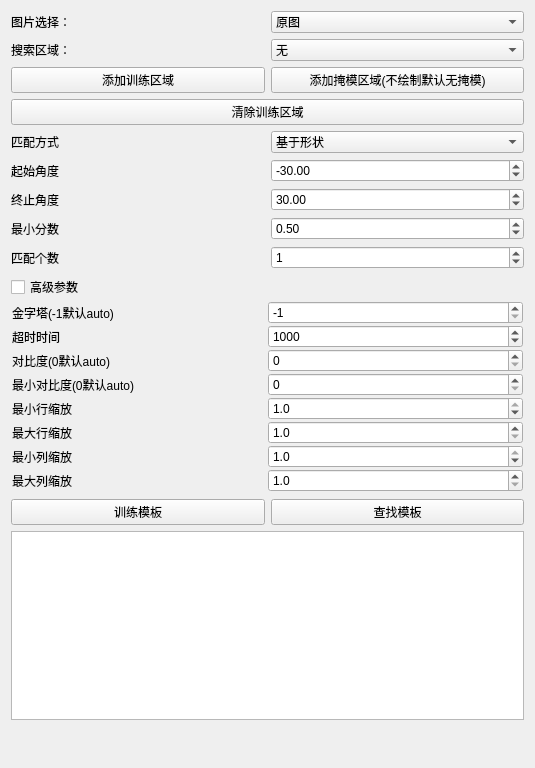
         <widget class="QWidget" name="scrollAreaWidgetContents_3">
          <property name="geometry">
           <rect>
            <x>0</x>
            <y>0</y>
            <width>535</width>
            <height>768</height>
           </rect>
          </property>
          <layout class="QHBoxLayout" name="horizontalLayout_40">
           <item>
            <layout class="QVBoxLayout" name="verticalLayout_8">
             <item>
              <layout class="QVBoxLayout" name="verticalLayout_5">
               <item>
                <layout class="QVBoxLayout" name="verticalLayout_4">
                 <item>
                  <layout class="QVBoxLayout" name="verticalLayout_2">
                   <item>
                    <layout class="QHBoxLayout" name="horizontalLayout_9">
                     <item>
                      <widget class="QLabel" name="label_12">
                       <property name="text">
                        <string>图片选择：</string>
                       </property>
                      </widget>
                     </item>
                     <item>
                      <widget class="QComboBox" name="cmb_ImgSelect">
                       <item>
                        <property name="text">
                         <string>原图</string>
                        </property>
                       </item>
                       <item>
                        <property name="text">
                         <string>结果图</string>
                        </property>
                       </item>
                      </widget>
                     </item>
                    </layout>
                   </item>
                   <item>
                    <layout class="QHBoxLayout" name="horizontalLayout_4">
                     <item>
                      <widget class="QLabel" name="label_8">
                       <property name="text">
                        <string>搜索区域：</string>
                       </property>
                      </widget>
                     </item>
                     <item>
                      <widget class="QComboBox" name="cmb_SearchRoi">
                       <item>
                        <property name="text">
                         <string>无</string>
                        </property>
                       </item>
                       <item>
                        <property name="text">
                         <string>矩形</string>
                        </property>
                       </item>
                      </widget>
                     </item>
                    </layout>
                   </item>
                   <item>
                    <layout class="QHBoxLayout" name="horizontalLayout_5">
                     <item>
                      <widget class="QPushButton" name="pb_DrawTrainRoi">
                       <property name="text">
                        <string>添加训练区域</string>
                       </property>
                      </widget>
                     </item>
                     <item>
                      <widget class="QPushButton" name="pb_DrawShaddowRoi">
                       <property name="text">
                        <string>添加掩模区域(不绘制默认无掩模)</string>
                       </property>
                      </widget>
                     </item>
                    </layout>
                   </item>
                   <item>
                    <widget class="QPushButton" name="pb_ClearTrainRoi">
                     <property name="text">
                      <string>清除训练区域</string>
                     </property>
                    </widget>
                   </item>
                  </layout>
                 </item>
                 <item>
                  <layout class="QVBoxLayout" name="verticalLayout_3">
                   <item>
                    <layout class="QVBoxLayout" name="verticalLayout_6">
                     <item>
                      <layout class="QHBoxLayout" name="horizontalLayout">
                       <item>
                        <widget class="QLabel" name="label">
                         <property name="text">
                          <string>匹配方式</string>
                         </property>
                        </widget>
                       </item>
                       <item>
                        <widget class="QComboBox" name="cmb_MatchMethod_Train">
                         <item>
                          <property name="text">
                           <string>基于形状</string>
                          </property>
                         </item>
                         <item>
                          <property name="text">
                           <string>基于互相关</string>
                          </property>
                         </item>
                        </widget>
                       </item>
                      </layout>
                     </item>
                     <item>
                      <layout class="QHBoxLayout" name="horizontalLayout_11">
                       <item>
                        <widget class="QLabel" name="label_3">
                         <property name="text">
                          <string>起始角度</string>
                         </property>
                        </widget>
                       </item>
                       <item>
                        <widget class="QDoubleSpinBox" name="dspb_AngleStart_Train">
                         <property name="decimals">
                          <number>2</number>
                         </property>
                         <property name="minimum">
                          <double>-180.000000000000000</double>
                         </property>
                         <property name="maximum">
                          <double>0.000000000000000</double>
                         </property>
                         <property name="singleStep">
                          <double>0.010000000000000</double>
                         </property>
                         <property name="value">
                          <double>-30.000000000000000</double>
                         </property>
                        </widget>
                       </item>
                      </layout>
                     </item>
                     <item>
                      <layout class="QHBoxLayout" name="horizontalLayout_12">
                       <item>
                        <widget class="QLabel" name="label_4">
                         <property name="text">
                          <string>终止角度</string>
                         </property>
                        </widget>
                       </item>
                       <item>
                        <widget class="QDoubleSpinBox" name="dspb_AngleExtent_Train">
                         <property name="decimals">
                          <number>2</number>
                         </property>
                         <property name="maximum">
                          <double>180.000000000000000</double>
                         </property>
                         <property name="singleStep">
                          <double>0.010000000000000</double>
                         </property>
                         <property name="value">
                          <double>30.000000000000000</double>
                         </property>
                        </widget>
                       </item>
                      </layout>
                     </item>
                     <item>
                      <layout class="QHBoxLayout" name="horizontalLayout_24">
                       <item>
                        <widget class="QLabel" name="label_22">
                         <property name="text">
                          <string>最小分数</string>
                         </property>
                        </widget>
                       </item>
                       <item>
                        <widget class="QDoubleSpinBox" name="dspb_MinScore_Run">
                         <property name="maximum">
                          <double>1.000000000000000</double>
                         </property>
                         <property name="singleStep">
                          <double>0.010000000000000</double>
                         </property>
                         <property name="value">
                          <double>0.500000000000000</double>
                         </property>
                        </widget>
                       </item>
                      </layout>
                     </item>
                     <item>
                      <layout class="QHBoxLayout" name="horizontalLayout_25">
                       <item>
                        <widget class="QLabel" name="label_23">
                         <property name="text">
                          <string>匹配个数</string>
                         </property>
                        </widget>
                       </item>
                       <item>
                        <widget class="QSpinBox" name="spb_NumMatches_Run">
                         <property name="maximum">
                          <number>100</number>
                         </property>
                         <property name="value">
                          <number>1</number>
                         </property>
                        </widget>
                       </item>
                      </layout>
                     </item>
                    </layout>
                   </item>
                   <item>
                    <layout class="QVBoxLayout" name="verticalLayout">
                     <item>
                      <layout class="QVBoxLayout" name="verticalLayout_11" stretch="1,16">
                       <property name="spacing">
                        <number>1</number>
                       </property>
                       <item>
                        <widget class="QCheckBox" name="ckb_AdvancedData">
                         <property name="text">
                          <string>高级参数</string>
                         </property>
                        </widget>
                       </item>
                       <item>
                        <widget class="QWidget" name="widget_AdvancedData" native="true">
                         <layout class="QGridLayout" name="gridLayout_5">
                          <property name="leftMargin">
                           <number>1</number>
                          </property>
                          <property name="topMargin">
                           <number>1</number>
                          </property>
                          <property name="rightMargin">
                           <number>1</number>
                          </property>
                          <property name="bottomMargin">
                           <number>1</number>
                          </property>
                          <property name="spacing">
                           <number>1</number>
                          </property>
                          <item row="0" column="0">
                           <layout class="QVBoxLayout" name="verticalLayout_12">
                            <item>
                             <layout class="QHBoxLayout" name="horizontalLayout_3">
                              <item>
                               <widget class="QLabel" name="label_2">
                                <property name="text">
                                 <string>金字塔(-1默认auto)</string>
                                </property>
                               </widget>
                              </item>
                              <item>
                               <widget class="QSpinBox" name="spb_NumLevels_Train">
                                <property name="minimum">
                                 <number>-1</number>
                                </property>
                                <property name="maximum">
                                 <number>10</number>
                                </property>
                                <property name="value">
                                 <number>-1</number>
                                </property>
                               </widget>
                              </item>
                             </layout>
                            </item>
                            <item>
                             <layout class="QHBoxLayout" name="horizontalLayout_31">
                              <item>
                               <widget class="QLabel" name="label_18">
                                <property name="text">
                                 <string>超时时间</string>
                                </property>
                               </widget>
                              </item>
                              <item>
                               <widget class="QSpinBox" name="spb_Timeout">
                                <property name="minimum">
                                 <number>1</number>
                                </property>
                                <property name="maximum">
                                 <number>999999</number>
                                </property>
                                <property name="value">
                                 <number>1000</number>
                                </property>
                               </widget>
                              </item>
                             </layout>
                            </item>
                            <item>
                             <layout class="QHBoxLayout" name="horizontalLayout_22">
                              <item>
                               <widget class="QLabel" name="label_15">
                                <property name="text">
                                 <string>对比度(0默认auto)</string>
                                </property>
                               </widget>
                              </item>
                              <item>
                               <widget class="QSpinBox" name="spb_Contrast_Train">
                                <property name="maximum">
                                 <number>255</number>
                                </property>
                                <property name="value">
                                 <number>0</number>
                                </property>
                               </widget>
                              </item>
                             </layout>
                            </item>
                            <item>
                             <layout class="QHBoxLayout" name="horizontalLayout_23">
                              <item>
                               <widget class="QLabel" name="label_20">
                                <property name="text">
                                 <string>最小对比度(0默认auto)</string>
                                </property>
                               </widget>
                              </item>
                              <item>
                               <widget class="QSpinBox" name="spb_MinContrast_Train">
                                <property name="maximum">
                                 <number>255</number>
                                </property>
                                <property name="value">
                                 <number>0</number>
                                </property>
                               </widget>
                              </item>
                             </layout>
                            </item>
                            <item>
                             <layout class="QHBoxLayout" name="horizontalLayout_15">
                              <item>
                               <widget class="QLabel" name="label_6">
                                <property name="text">
                                 <string>最小行缩放</string>
                                </property>
                               </widget>
                              </item>
                              <item>
                               <widget class="QDoubleSpinBox" name="dspb_ScaleRMin_Train">
                                <property name="decimals">
                                 <number>1</number>
                                </property>
                                <property name="maximum">
                                 <double>1.000000000000000</double>
                                </property>
                                <property name="singleStep">
                                 <double>0.100000000000000</double>
                                </property>
                                <property name="value">
                                 <double>1.000000000000000</double>
                                </property>
                               </widget>
                              </item>
                             </layout>
                            </item>
                            <item>
                             <layout class="QHBoxLayout" name="horizontalLayout_16">
                              <item>
                               <widget class="QLabel" name="label_7">
                                <property name="text">
                                 <string>最大行缩放</string>
                                </property>
                               </widget>
                              </item>
                              <item>
                               <widget class="QDoubleSpinBox" name="dspb_ScaleRMax_Train">
                                <property name="decimals">
                                 <number>1</number>
                                </property>
                                <property name="minimum">
                                 <double>1.000000000000000</double>
                                </property>
                                <property name="maximum">
                                 <double>2.000000000000000</double>
                                </property>
                                <property name="singleStep">
                                 <double>0.100000000000000</double>
                                </property>
                                <property name="value">
                                 <double>1.000000000000000</double>
                                </property>
                               </widget>
                              </item>
                             </layout>
                            </item>
                            <item>
                             <layout class="QHBoxLayout" name="horizontalLayout_35">
                              <item>
                               <widget class="QLabel" name="label_10">
                                <property name="text">
                                 <string>最小列缩放</string>
                                </property>
                               </widget>
                              </item>
                              <item>
                               <widget class="QDoubleSpinBox" name="dspb_ScaleCMin_Train">
                                <property name="decimals">
                                 <number>1</number>
                                </property>
                                <property name="maximum">
                                 <double>1.000000000000000</double>
                                </property>
                                <property name="singleStep">
                                 <double>0.100000000000000</double>
                                </property>
                                <property name="value">
                                 <double>1.000000000000000</double>
                                </property>
                               </widget>
                              </item>
                             </layout>
                            </item>
                            <item>
                             <layout class="QHBoxLayout" name="horizontalLayout_36">
                              <item>
                               <widget class="QLabel" name="label_21">
                                <property name="text">
                                 <string>最大列缩放</string>
                                </property>
                               </widget>
                              </item>
                              <item>
                               <widget class="QDoubleSpinBox" name="dspb_ScaleCMax_Train">
                                <property name="decimals">
                                 <number>1</number>
                                </property>
                                <property name="minimum">
                                 <double>1.000000000000000</double>
                                </property>
                                <property name="maximum">
                                 <double>2.000000000000000</double>
                                </property>
                                <property name="singleStep">
                                 <double>0.100000000000000</double>
                                </property>
                                <property name="value">
                                 <double>1.000000000000000</double>
                                </property>
                               </widget>
                              </item>
                             </layout>
                            </item>
                           </layout>
                          </item>
                         </layout>
                        </widget>
                       </item>
                      </layout>
                     </item>
                     <item>
                      <layout class="QHBoxLayout" name="horizontalLayout_2">
                       <item>
                        <widget class="QPushButton" name="pb_Train_Template">
                         <property name="text">
                          <string>训练模板</string>
                         </property>
                        </widget>
                       </item>
                       <item>
                        <widget class="QPushButton" name="pb_FindTemplate">
                         <property name="text">
                          <string>查找模板</string>
                         </property>
                        </widget>
                       </item>
                      </layout>
                     </item>
                    </layout>
                   </item>
                  </layout>
                 </item>
                </layout>
               </item>
               <item>
                <widget class="QTableWidget" name="tablewidget_Result_Template">
                 <attribute name="verticalHeaderVisible">
                  <bool>false</bool>
                 </attribute>
                </widget>
               </item>
              </layout>
             </item>
             <item>
              <spacer name="verticalSpacer">
               <property name="orientation">
                <enum>Qt::Vertical</enum>
               </property>
               <property name="sizeHint" stdset="0">
                <size>
                 <width>20</width>
                 <height>40</height>
                </size>
               </property>
              </spacer>
             </item>
            </layout>
           </item>
          </layout>
         </widget>
